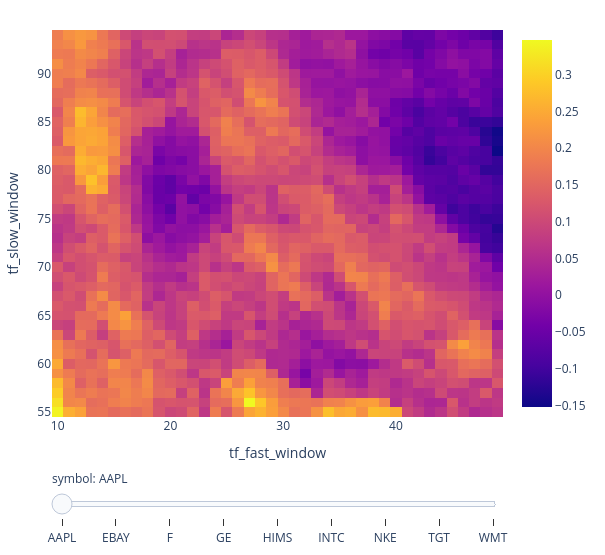

This figure's notebook cell:
### Code cell
fig = returns.vbt.heatmap(
    x_level="tf_fast_window",
    y_level="tf_slow_window",
    slider_level="symbol"
)
fig.show()

### Figure 1 — Plotly figure (JSON) as saved in the notebook; plotly's stock layout.template omitted (floating-point values rounded to 4 significant figures; data arrays with more than 128 entries replaced by an {"elided": "..."} marker saying what was removed)
{"data": [{"colorscale": [[0, "#0d0887"], [0.1111, "#46039f"], [0.2222, "#7201a8"], [0.3333, "#9c179e"], [0.4444, "#bd3786"], [0.5556, "#d8576b"], [0.6667, "#ed7953"], [0.7778, "#fb9f3a"], [0.8889, "#fdca26"], [1, "#f0f921"]], "hoverongaps": false, "hovertemplate": "tf_fast_window: %{x}<br>tf_slow_window: %{y}<br>value: %{z}<extra></extra>", "name": "AAPL", "type": "heatmap", "uid": "cab1fc64-1ed9-4e89-ae0d-c1356babb100", "visible": true, "x": [10, 11, 12, 13, 14, 15, 16, 17, 18, 19, 20, 21, 22, 23, 24, 25, 26, 27, 28, 29, 30, 31, 32, 33, 34, 35, 36, 37, 38, 39, 40, 41, 42, 43, 44, 45, 46, 47, 48, 49], "y": [55, 56, 57, 58, 59, 60, 61, 62, 63, 64, 65, 66, 67, 68, 69, 70, 71, 72, 73, 74, 75, 76, 77, 78, 79, 80, 81, 82, 83, 84, 85, 86, 87, 88, 89, 90, 91, 92, 93, 94], "z": {"elided": "40x40 float values"}}, {"colorscale": [[0, "#0d0887"], [0.1111, "#46039f"], [0.2222, "#7201a8"], [0.3333, "#9c179e"], [0.4444, "#bd3786"], [0.5556, "#d8576b"], [0.6667, "#ed7953"], [0.7778, "#fb9f3a"], [0.8889, "#fdca26"], [1, "#f0f921"]], "hoverongaps": false, "hovertemplate": "tf_fast_window: %{x}<br>tf_slow_window: %{y}<br>value: %{z}<extra></extra>", "name": "EBAY", "type": "heatmap", "uid": "201abea4-f661-480c-ba43-8d10c4da666b", "visible": false, "x": [10, 11, 12, 13, 14, 15, 16, 17, 18, 19, 20, 21, 22, 23, 24, 25, 26, 27, 28, 29, 30, 31, 32, 33, 34, 35, 36, 37, 38, 39, 40, 41, 42, 43, 44, 45, 46, 47, 48, 49], "y": [55, 56, 57, 58, 59, 60, 61, 62, 63, 64, 65, 66, 67, 68, 69, 70, 71, 72, 73, 74, 75, 76, 77, 78, 79, 80, 81, 82, 83, 84, 85, 86, 87, 88, 89, 90, 91, 92, 93, 94], "z": {"elided": "40x40 float values"}}, {"colorscale": [[0, "#0d0887"], [0.1111, "#46039f"], [0.2222, "#7201a8"], [0.3333, "#9c179e"], [0.4444, "#bd3786"], [0.5556, "#d8576b"], [0.6667, "#ed7953"], [0.7778, "#fb9f3a"], [0.8889, "#fdca26"], [1, "#f0f921"]], "hoverongaps": false, "hovertemplate": "tf_fast_window: %{x}<br>tf_slow_window: %{y}<br>value: %{z}<extra></extra>", "name": "F", "type": "heatmap", "uid": "0127d6b4-a2e3-4d64-8093-3173b2c0cd99", "visible": false, "x": [10, 11, 12, 13, 14, 15, 16, 17, 18, 19, 20, 21, 22, 23, 24, 25, 26, 27, 28, 29, 30, 31, 32, 33, 34, 35, 36, 37, 38, 39, 40, 41, 42, 43, 44, 45, 46, 47, 48, 49], "y": [55, 56, 57, 58, 59, 60, 61, 62, 63, 64, 65, 66, 67, 68, 69, 70, 71, 72, 73, 74, 75, 76, 77, 78, 79, 80, 81, 82, 83, 84, 85, 86, 87, 88, 89, 90, 91, 92, 93, 94], "z": {"elided": "40x40 float values"}}, {"colorscale": [[0, "#0d0887"], [0.1111, "#46039f"], [0.2222, "#7201a8"], [0.3333, "#9c179e"], [0.4444, "#bd3786"], [0.5556, "#d8576b"], [0.6667, "#ed7953"], [0.7778, "#fb9f3a"], [0.8889, "#fdca26"], [1, "#f0f921"]], "hoverongaps": false, "hovertemplate": "tf_fast_window: %{x}<br>tf_slow_window: %{y}<br>value: %{z}<extra></extra>", "name": "GE", "type": "heatmap", "uid": "bb8d80ef-a868-4e66-a11b-9b32d167a7ab", "visible": false, "x": [10, 11, 12, 13, 14, 15, 16, 17, 18, 19, 20, 21, 22, 23, 24, 25, 26, 27, 28, 29, 30, 31, 32, 33, 34, 35, 36, 37, 38, 39, 40, 41, 42, 43, 44, 45, 46, 47, 48, 49], "y": [55, 56, 57, 58, 59, 60, 61, 62, 63, 64, 65, 66, 67, 68, 69, 70, 71, 72, 73, 74, 75, 76, 77, 78, 79, 80, 81, 82, 83, 84, 85, 86, 87, 88, 89, 90, 91, 92, 93, 94], "z": {"elided": "40x40 float values"}}, {"colorscale": [[0, "#0d0887"], [0.1111, "#46039f"], [0.2222, "#7201a8"], [0.3333, "#9c179e"], [0.4444, "#bd3786"], [0.5556, "#d8576b"], [0.6667, "#ed7953"], [0.7778, "#fb9f3a"], [0.8889, "#fdca26"], [1, "#f0f921"]], "hoverongaps": false, "hovertemplate": "tf_fast_window: %{x}<br>tf_slow_window: %{y}<br>value: %{z}<extra></extra>", "name": "HIMS", "type": "heatmap", "uid": "3c15ad5e-d152-4cae-8ff8-c0bac4c4f57c", "visible": false, "x": [10, 11, 12, 13, 14, 15, 16, 17, 18, 19, 20, 21, 22, 23, 24, 25, 26, 27, 28, 29, 30, 31, 32, 33, 34, 35, 36, 37, 38, 39, 40, 41, 42, 43, 44, 45, 46, 47, 48, 49], "y": [55, 56, 57, 58, 59, 60, 61, 62, 63, 64, 65, 66, 67, 68, 69, 70, 71, 72, 73, 74, 75, 76, 77, 78, 79, 80, 81, 82, 83, 84, 85, 86, 87, 88, 89, 90, 91, 92, 93, 94], "z": {"elided": "40x40 float values"}}, {"colorscale": [[0, "#0d0887"], [0.1111, "#46039f"], [0.2222, "#7201a8"], [0.3333, "#9c179e"], [0.4444, "#bd3786"], [0.5556, "#d8576b"], [0.6667, "#ed7953"], [0.7778, "#fb9f3a"], [0.8889, "#fdca26"], [1, "#f0f921"]], "hoverongaps": false, "hovertemplate": "tf_fast_window: %{x}<br>tf_slow_window: %{y}<br>value: %{z}<extra></extra>", "name": "INTC", "type": "heatmap", "uid": "963b8e71-241b-4c13-b0a4-a5693bf0e990", "visible": false, "x": [10, 11, 12, 13, 14, 15, 16, 17, 18, 19, 20, 21, 22, 23, 24, 25, 26, 27, 28, 29, 30, 31, 32, 33, 34, 35, 36, 37, 38, 39, 40, 41, 42, 43, 44, 45, 46, 47, 48, 49], "y": [55, 56, 57, 58, 59, 60, 61, 62, 63, 64, 65, 66, 67, 68, 69, 70, 71, 72, 73, 74, 75, 76, 77, 78, 79, 80, 81, 82, 83, 84, 85, 86, 87, 88, 89, 90, 91, 92, 93, 94], "z": {"elided": "40x40 float values"}}, {"colorscale": [[0, "#0d0887"], [0.1111, "#46039f"], [0.2222, "#7201a8"], [0.3333, "#9c179e"], [0.4444, "#bd3786"], [0.5556, "#d8576b"], [0.6667, "#ed7953"], [0.7778, "#fb9f3a"], [0.8889, "#fdca26"], [1, "#f0f921"]], "hoverongaps": false, "hovertemplate": "tf_fast_window: %{x}<br>tf_slow_window: %{y}<br>value: %{z}<extra></extra>", "name": "NKE", "type": "heatmap", "uid": "49af5423-1276-4260-ad96-10c4df3bfd90", "visible": false, "x": [10, 11, 12, 13, 14, 15, 16, 17, 18, 19, 20, 21, 22, 23, 24, 25, 26, 27, 28, 29, 30, 31, 32, 33, 34, 35, 36, 37, 38, 39, 40, 41, 42, 43, 44, 45, 46, 47, 48, 49], "y": [55, 56, 57, 58, 59, 60, 61, 62, 63, 64, 65, 66, 67, 68, 69, 70, 71, 72, 73, 74, 75, 76, 77, 78, 79, 80, 81, 82, 83, 84, 85, 86, 87, 88, 89, 90, 91, 92, 93, 94], "z": {"elided": "40x40 float values"}}, {"colorscale": [[0, "#0d0887"], [0.1111, "#46039f"], [0.2222, "#7201a8"], [0.3333, "#9c179e"], [0.4444, "#bd3786"], [0.5556, "#d8576b"], [0.6667, "#ed7953"], [0.7778, "#fb9f3a"], [0.8889, "#fdca26"], [1, "#f0f921"]], "hoverongaps": false, "hovertemplate": "tf_fast_window: %{x}<br>tf_slow_window: %{y}<br>value: %{z}<extra></extra>", "name": "TGT", "type": "heatmap", "uid": "8edc1e60-c152-47d6-9954-a8460853896e", "visible": false, "x": [10, 11, 12, 13, 14, 15, 16, 17, 18, 19, 20, 21, 22, 23, 24, 25, 26, 27, 28, 29, 30, 31, 32, 33, 34, 35, 36, 37, 38, 39, 40, 41, 42, 43, 44, 45, 46, 47, 48, 49], "y": [55, 56, 57, 58, 59, 60, 61, 62, 63, 64, 65, 66, 67, 68, 69, 70, 71, 72, 73, 74, 75, 76, 77, 78, 79, 80, 81, 82, 83, 84, 85, 86, 87, 88, 89, 90, 91, 92, 93, 94], "z": {"elided": "40x40 float values"}}, {"colorscale": [[0, "#0d0887"], [0.1111, "#46039f"], [0.2222, "#7201a8"], [0.3333, "#9c179e"], [0.4444, "#bd3786"], [0.5556, "#d8576b"], [0.6667, "#ed7953"], [0.7778, "#fb9f3a"], [0.8889, "#fdca26"], [1, "#f0f921"]], "hoverongaps": false, "hovertemplate": "tf_fast_window: %{x}<br>tf_slow_window: %{y}<br>value: %{z}<extra></extra>", "name": "WMT", "type": "heatmap", "uid": "8c9fa99e-7ee1-46bb-bdc0-c129c1bbf8c9", "visible": false, "x": [10, 11, 12, 13, 14, 15, 16, 17, 18, 19, 20, 21, 22, 23, 24, 25, 26, 27, 28, 29, 30, 31, 32, 33, 34, 35, 36, 37, 38, 39, 40, 41, 42, 43, 44, 45, 46, 47, 48, 49], "y": [55, 56, 57, 58, 59, 60, 61, 62, 63, 64, 65, 66, 67, 68, 69, 70, 71, 72, 73, 74, 75, 76, 77, 78, 79, 80, 81, 82, 83, 84, 85, 86, 87, 88, 89, 90, 91, 92, 93, 94], "z": {"elided": "40x40 float values"}}], "layout": {"height": 555, "legend": {"orientation": "h", "traceorder": "normal", "x": 1, "xanchor": "right", "y": 1.02, "yanchor": "bottom"}, "margin": {"b": 30, "l": 30, "r": 30, "t": 30}, "sliders": [{"active": 0, "currentvalue": {"prefix": "symbol: "}, "pad": {"t": 50}, "steps": [{"args": [{"visible": [true, false, false, false, false, false, false, false, false]}, {}], "label": "AAPL", "method": "update"}, {"args": [{"visible": [false, true, false, false, false, false, false, false, false]}, {}], "label": "EBAY", "method": "update"}, {"args": [{"visible": [false, false, true, false, false, false, false, false, false]}, {}], "label": "F", "method": "update"}, {"args": [{"visible": [false, false, false, true, false, false, false, false, false]}, {}], "label": "GE", "method": "update"}, {"args": [{"visible": [false, false, false, false, true, false, false, false, false]}, {}], "label": "HIMS", "method": "update"}, {"args": [{"visible": [false, false, false, false, false, true, false, false, false]}, {}], "label": "INTC", "method": "update"}, {"args": [{"visible": [false, false, false, false, false, false, true, false, false]}, {}], "label": "NKE", "method": "update"}, {"args": [{"visible": [false, false, false, false, false, false, false, true, false]}, {}], "label": "TGT", "method": "update"}, {"args": [{"visible": [false, false, false, false, false, false, false, false, true]}, {}], "label": "WMT", "method": "update"}]}], "width": 605, "xaxis": {"title": {"text": "tf_fast_window"}}, "yaxis": {"title": {"text": "tf_slow_window"}}}}
